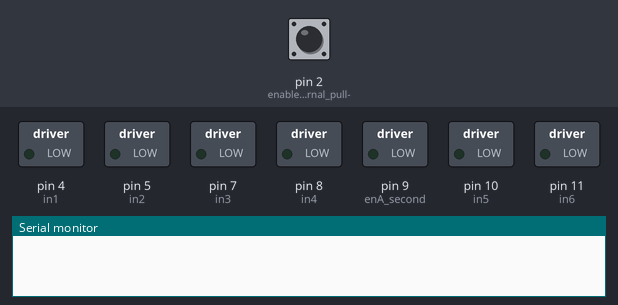
The sketch below on a simulated Arduino Uno, built with avr-gcc and run on an emulated ATmega328P. On the bench: switched loads named in the sketch (green lamp = pin HIGH), the last lines printed to the serial monitor. The inputs (shaded band) are chosen by the test bench; at power-on: pin 2 (enable_the_internal_pull-) HIGH. Pins used as bus, display or sensor lines are not drawn.

Above: at 1.2 s.
1.3 s: pin 2 (enable_the_internal_pull-) pulled LOW for 0.15 s
At 2.7 s:
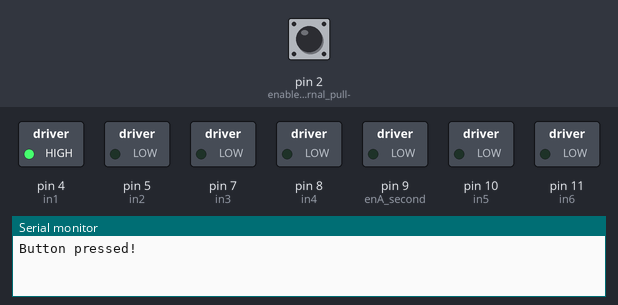
At 5.4 s:
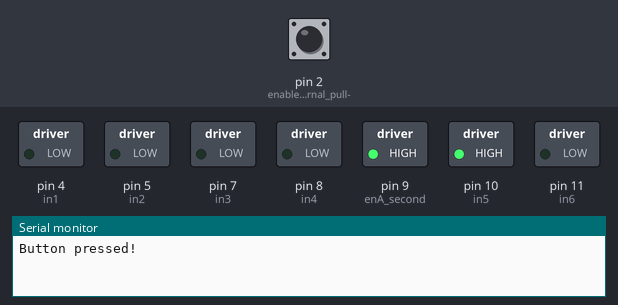
Timing chart, 0 to 17.3 s (numbered marks = the images above; inputs shaded):
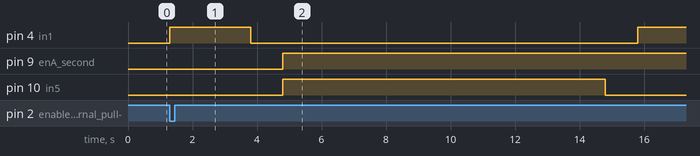

Measured:
- after the input at 1.3 s, pin 4 (in1): LOW → HIGH at once, → LOW 2.5 s later, → HIGH 12.0 s later; pin 9 (enA_second): LOW → HIGH after 3.5 s; pin 10 (in5): LOW → HIGH after 3.5 s, → LOW 10.0 s later

The sketch:

supa1_8apr.ino
```cpp
#include <ezButton.h>

// Sensor
//SoftwareSerial mySerial(3, 2);

int lastButton;

//unsigned int HighByte = 0;
//unsigned int LowByte  = 0;
//unsigned int Len  = 0;

// MOTOR 1 PINS
int enA_first = 3;
int in1 = 4;
int in2 = 5;

// MOTOR 2 PINS
int enB_first = 6;
int in3 = 7;
int in4 = 8;

// MOTOR 3 PINS
int enA_second = 9;
int in5 = 10;
int in6 = 11;

void setup()
{
  // Оправи първия мотор
  pinMode(enA_first, OUTPUT);
  pinMode(in1, OUTPUT);
  pinMode(in2, OUTPUT);

  // Оправи втория мотор
  pinMode(enB_first, OUTPUT);
  pinMode(in3, OUTPUT);
  pinMode(in4, OUTPUT);

  // Оправи третия мотор
  pinMode(enA_second, OUTPUT);
  pinMode(in5, OUTPUT);
  pinMode(in6, OUTPUT);

  // Оправи моторите
  digitalWrite(in1, LOW);
  digitalWrite(in2, LOW);
  digitalWrite(in3, LOW);
  digitalWrite(in4, LOW);
  digitalWrite(in5, LOW);
  digitalWrite(in6, LOW);

  pinMode(2, INPUT_PULLUP);  // enable the internal pull-up resistor
  lastButton = digitalRead(2);

  // Започни комуникацията за сензора
  Serial.begin(9600);
  //mySerial.begin(9600);

}

void loop()
{
  int button = digitalRead(2);
  if (lastButton != button) { // If the button is pressed
    Serial.println("Button pressed!"); // Print a message to the serial monitor
    digitalWrite(in1,HIGH);
    digitalWrite(in2,LOW);
    analogWrite(enA_first, 255);

    delay(2500);

    digitalWrite(in1, LOW);
    digitalWrite(in2, LOW);

    delay(1000);

    digitalWrite(in5,HIGH);
    digitalWrite(in6,LOW);
    analogWrite(enA_second, 255);

    delay(10000);

    digitalWrite(in5, LOW);
    digitalWrite(in6, LOW);

    delay(1000);

    digitalWrite(in1,HIGH);
    digitalWrite(in2,LOW);
    analogWrite(enA_first, 255);

    delay(2500);

    digitalWrite(in1, LOW);
    digitalWrite(in2, LOW);

    delay(1000);

    digitalWrite(in3,LOW);
    digitalWrite(in4,HIGH);
    analogWrite(enB_first, 255);

    delay(40000);

    digitalWrite(in3,HIGH);
    digitalWrite(in4,LOW);
    analogWrite(enB_first, 255);

    delay(40000);

    digitalWrite(in3, LOW);
    digitalWrite(in4, LOW);

    delay(1000);

    digitalWrite(in1,HIGH);
    digitalWrite(in2,LOW);
    analogWrite(enA_first, 255);

    delay(2500);

    digitalWrite(in1, LOW);
    digitalWrite(in2, LOW);

    lastButton = button;
  }

  delay(100); // Delay for a short period of time
}
```
